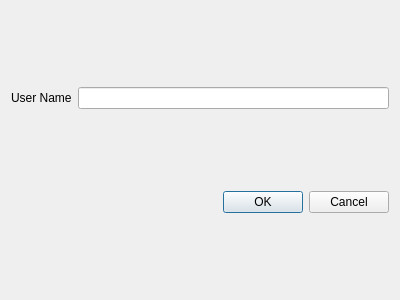
<?xml version="1.0" encoding="UTF-8"?>
<ui version="4.0">
 <class>UsernameDialog</class>
 <widget class="QDialog" name="UsernameDialog">
  <property name="geometry">
   <rect>
    <x>0</x>
    <y>0</y>
    <width>400</width>
    <height>300</height>
   </rect>
  </property>
  <property name="windowTitle">
   <string>Dialog</string>
  </property>
  <layout class="QGridLayout" name="gridLayout">
   <item row="0" column="0">
    <layout class="QVBoxLayout" name="verticalLayout">
     <item>
      <layout class="QHBoxLayout" name="horizontalLayout">
       <item>
        <widget class="QLabel" name="label">
         <property name="text">
          <string>User Name</string>
         </property>
        </widget>
       </item>
       <item>
        <widget class="QLineEdit" name="userEdit"/>
       </item>
      </layout>
     </item>
    </layout>
   </item>
   <item row="1" column="0">
    <widget class="QDialogButtonBox" name="buttonBox">
     <property name="orientation">
      <enum>Qt::Orientation::Horizontal</enum>
     </property>
     <property name="standardButtons">
      <set>QDialogButtonBox::StandardButton::Cancel|QDialogButtonBox::StandardButton::Ok</set>
     </property>
    </widget>
   </item>
  </layout>
 </widget>
 <resources/>
 <connections>
  <connection>
   <sender>buttonBox</sender>
   <signal>accepted()</signal>
   <receiver>UsernameDialog</receiver>
   <slot>accept()</slot>
   <hints>
    <hint type="sourcelabel">
     <x>248</x>
     <y>254</y>
    </hint>
    <hint type="destinationlabel">
     <x>157</x>
     <y>274</y>
    </hint>
   </hints>
  </connection>
  <connection>
   <sender>buttonBox</sender>
   <signal>rejected()</signal>
   <receiver>UsernameDialog</receiver>
   <slot>reject()</slot>
   <hints>
    <hint type="sourcelabel">
     <x>316</x>
     <y>260</y>
    </hint>
    <hint type="destinationlabel">
     <x>286</x>
     <y>274</y>
    </hint>
   </hints>
  </connection>
 </connections>
</ui>
